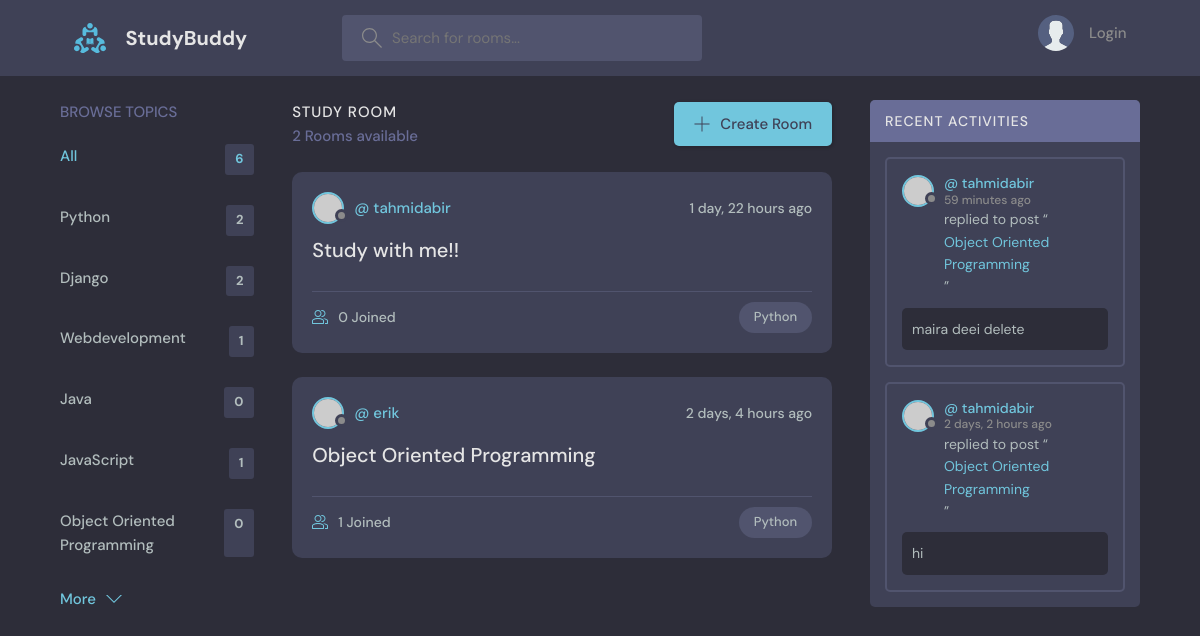
Page /?q=Python on the committed database.
### base/models.py (models this page shows, shortened)
class Topic(models.Model):
    name = models.CharField(max_length=200)

class Room(models.Model):
    host = models.ForeignKey(User, on_delete=models.SET_NULL,null=True)
    topic = models.ForeignKey(Topic, on_delete=models.SET_NULL,null=True)
    name = models.CharField(max_length=200)
    description = models.TextField(null=True, blank=True)
    participants=models.ManyToManyField(User,related_name='participants',blank=True)
    updated = models.DateTimeField(auto_now=True)  # auto_now updates everytime it got updated
    created = models.DateTimeField(auto_now_add=True)  # auto_mow_add only update once while updating
    class Meta:
        ordering = ['-updated','-created']

class Message(models.Model):
    user = models.ForeignKey(User, on_delete=models.CASCADE)
    room = models.ForeignKey(Room, on_delete=models.CASCADE)
    body = models.TextField()
    updated = models.DateTimeField(auto_now=True)
    created = models.DateTimeField(auto_now_add=True)
    class Meta:
        ordering = ['-updated','-created']

### base/views.py (the view)
# urls.py: path('', views.home, name='home'),
def home(request):
    q = request.GET.get('q') if request.GET.get('q')!=None else ''
    rooms = Room.objects.filter(
        Q(topic__name__icontains=q) |
        Q(name__icontains=q) |
        Q(description__icontains=q)
        )
    topics = Topic.objects.all()
    room_count = rooms.count()
    room_messages = Message.objects.filter(Q(room__topic__name__icontains=q))
    context={'rooms':rooms,'topics':topics,'room_count':room_count, 'room_messages':room_messages}
    return render(request,'base/home.html',context)

### base/templates/base/home.html (shortened to what this page needs)
{% extends 'main.html' %}
{% block content %}
    <main class="layout layout--3">
      <div class="container">
         {% include 'base/topics_component.html'%}
        <div class="roomList">
          <div class="roomList__header">
            <div>
              <h2>Study Room</h2>
              <p>{{room_count}} Rooms available</p>
            </div>
            <a class="btn btn--main" href="{% url 'create-room' %}">
              <svg version="1.1" xmlns="http://www.w3.org/2000/svg" width="32" height="32" viewBox="0 0 32 32">
                <title>add</title>
                <path
                  d="M16.943 0.943h-1.885v14.115h-14.115v1.885h14.115v14.115h1.885v-14.115h14.115v-1.885h-14.115v-14.115z"
                ></path>
              </svg>
              Create Room
            </a>
          </div>
{% include 'base/feed_component.html' %}
        </div>
     {% include 'base/activity_component.html' %}
      </div>
    </main>
{% endblock%}

### base/templates/base/topics_component.html
 <div class="topics">
          <div class="topics__header">
            <h2>Browse Topics</h2>
          </div>
          <ul class="topics__list">
            <li>
              <a href="{%url 'home' %}" class="active">All <span>{{topics.count}}</span></a>
            </li>
              {% for topic in topics %}
            <li>
              <a href="{% url 'home'%}?q={{topic.name}}">{{topic.name}} <span>{{topic.room_set.all.count}}</span></a>
            </li>
                 {% endfor %}
          </ul>
          <a class="btn btn--link" href="topics.html">
            More
            <svg version="1.1" xmlns="http://www.w3.org/2000/svg" width="32" height="32" viewBox="0 0 32 32">
              <title>chevron-down</title>
              <path d="M16 21l-13-13h-3l16 16 16-16h-3l-13 13z"></path>
            </svg>
          </a>
        </div>

### base/templates/base/feed_component.html (shortened to what this page needs)
    {% for room in rooms%}
     <div class="roomListRoom">
                <div class="roomListRoom__header">
                  <a href="{% url 'user-profile' room.host.id %}" class="roomListRoom__author">
                    <div class="avatar avatar--small">
                      <img src="https://randomuser.me/api/portraits/women/11.jpg" />
                    </div>
                    <span>@ {{room.host.username}}</span>
                  </a>
                  <div class="roomListRoom__actions">
                    <span>{{room.created|timesince}} ago </span>
                  </div>
                </div>
                <div class="roomListRoom__content">
                  <a href="{%url 'room' room.id %}">{{room.name}}</a>
                </div>
                <div class="roomListRoom__meta">
                  <a href="{%url 'room' room.id %}" class="roomListRoom__joined">
                    {{room.participants.all.count}} Joined
                  </a>
                  <p class="roomListRoom__topic">{{room.topic.name}}</p>
                </div>
              </div>
    {% endfor %}

### base/templates/base/activity_component.html (shortened to what this page needs)
        <div class="activities">
          <div class="activities__header">
            <h2>Recent Activities</h2>
          </div>
            {% for message in room_messages %}
          <div class="activities__box">
            <div class="activities__boxHeader roomListRoom__header">
              <a href="{% url 'user-profile' message.user.id %}" class="roomListRoom__author">
                <div class="avatar avatar--small">
                  <img src="https://randomuser.me/api/portraits/women/11.jpg" />
                </div>
                <p>
                  @ {{message.user}}
                  <span>{{message.created| timesince}} ago</span>
                </p>
              </a>
            </div>
            <div class="activities__boxContent">
              <p>replied to post “<a href="{%url 'room' message.room.id %}">{{message.room.name}}</a>”</p>
              <div class="activities__boxRoomContent">
                {{message.body}}
              </div>
            </div>
          </div>
            {% endfor%}
        </div>

### rows in the picture
Topic: name "Python", room_set.all.count "2"
Topic: name "Django", room_set.all.count "2"
Topic: name "Webdevelopment", room_set.all.count "1"
Topic: name "Java", room_set.all.count "0"
Topic: name "JavaScript", room_set.all.count "1"
Topic: name "Object Oriented Programming", room_set.all.count "0"
Room: host.username "tahmidabir", created "1 day, 22 hours", name "Study with me!!", participants.all.count "0", topic.name "Python"
Room: host.username "erik", created "2 days, 4 hours", name "Object Oriented Programming", participants.all.count "1", topic.name "Python"
Message: user "tahmidabir", created "59 minutes", room.name "Object Oriented Programming", body "maira deei delete"
Message: user "tahmidabir", created "2 days, 2 hours", room.name "Object Oriented Programming", body "hi"

### other values in the picture
{{ topics.count }} "6"
{{ room_count }} "2"
